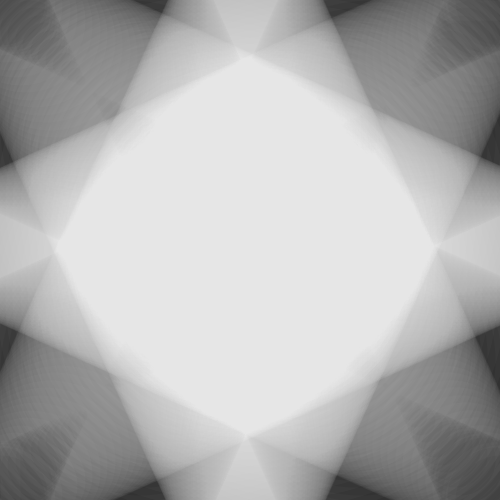
Frame 1 (no input)
Frame 60 (the mouse pressed at the canvas centre just before this capture): identical to frame 1, image omitted
Frame 120 (the mouse held since frame 60 and released just before this capture): identical to frame 1, image omitted

The Processing sketch that drew this single still picture (run headless with seeded random() and noise(); from frame 60 on, the mouse is pressed at the canvas centre):

// Processing sketch: processing_31833
// ── processing_31833.pde

int yo;
int bro;
int ho;
int low;
int blow = 0;
int go = 5;
int bro_yo_change = 5;
 
void setup(){
  size (500, 500);
  background (0, 0, 0);
   
   
        fill(0,0,0,blow);
        strokeWeight(100);
        stroke(255,255,255,go);
                 
        yo = 0;
        bro = 10;
        while(yo < 500){
        ellipse(yo,yo,bro,bro);
        bro = bro + bro_yo_change;
        yo = yo + bro_yo_change;
        }
         
                    fill(0,0,0,blow); 
              stroke(250,250,250,go);      
         
                    yo = 0;
                    bro = 10;
                    ho = 10;
                    low = 500;
                    while(yo < 500){
                    ellipse(yo,low,bro,ho);
                    bro = bro + bro_yo_change;
                    yo = yo + bro_yo_change;
                    ho = ho - bro_yo_change;
                    low = low - bro_yo_change;
                    }
             
             
            fill(0,0,0,blow);
         stroke(250,250,250,go);
         
            yo = 500;
            bro = 10;
            while(yo > 0){
            ellipse(yo, yo, bro, bro);
            bro = bro - bro_yo_change;
            yo = yo - bro_yo_change;
            }      
           
                                         
                     
                     
                           fill(0,0,0,blow);       
         stroke(250,250,250,go);
         
                            yo = 500;
                            bro = 10;
                            ho = 10;
                            low = 0;
                            while(yo > 0){
                            ellipse(yo,low,bro,ho);
                            bro = bro - bro_yo_change;
                            yo = yo - bro_yo_change;
                            ho = ho + bro_yo_change;
                            low = low + bro_yo_change;                   
                            }
                        
}
 
void draw(){
    
      
   
   
}
